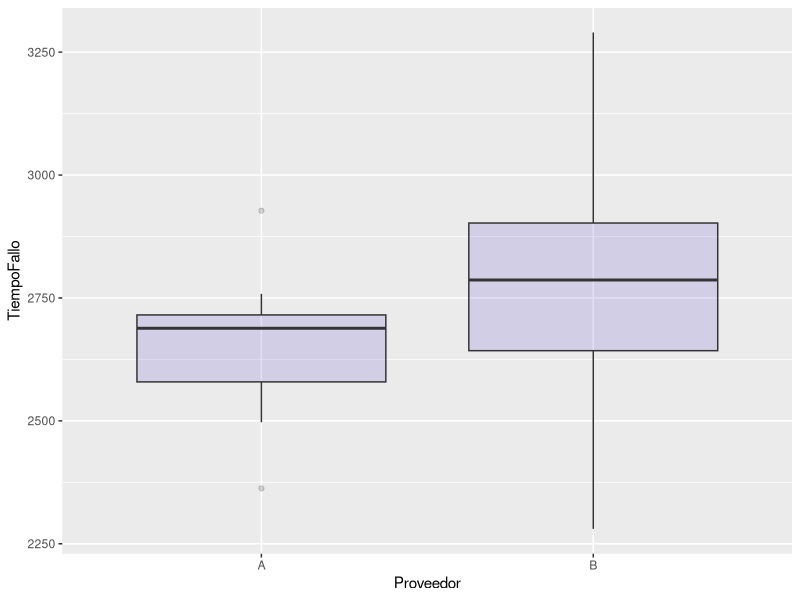
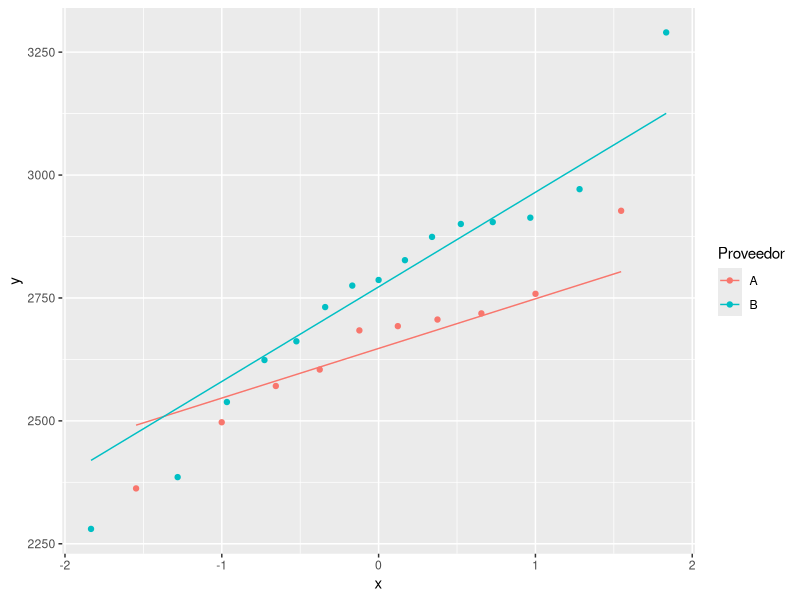

The R source for these figures, in order:
ipak <- function(pkg){
  new.pkg <- pkg[!(pkg %in% installed.packages()[, "Package"])]
  if (length(new.pkg)) 
    install.packages(new.pkg, dependencies = TRUE)
  sapply(pkg, require, character.only = TRUE)
}

packages <- c("readxl", "dplyr", "ggplot2")
ipak(packages)

## tiempo hasta el fallo (en horas) de dos muestras independientes de 
##   muestra A: 10 componentes del proveedor A 
##   muestra B: 15 componentes del proveedor B
## archivo iempoHastaFallo.xlxs  

data <- read.csv("./01_MEI/TP_3/Data/tiempohastaFallo.csv", header = T, sep = ";", dec = ",")

# sample A 
sample_A <- data[data$Proveedor == 'A',1]
n_A <- length(sample_A)
mean_A <- mean(sample_A)
sd_A <- sd(sample_A)

# sample B 
sample_B <- data[data$Proveedor == 'B',1]
n_B <- length(sample_B)
mean_B <- mean(sample_B)
sd_B <- sd(sample_B)

# a) dos gráficos de caja superpuestos y dos gráficos Q-Q plot del tiempo hasta el fallo según proveedor

ggplot(data, aes(x=Proveedor, y=TiempoFallo)) + 
  geom_boxplot(fill="slateblue", alpha=0.2) + 
  xlab("Proveedor")

ggplot(data, aes(sample = TiempoFallo, colour = Proveedor)) +
  stat_qq() +
  stat_qq_line()

# b) En base a estos gráficos puede suponer poblaciones normales?

# normal, en ambos casos

# c) prueba de Bondad de ajuste respecto a la normalidad del tiempo hasta el fallo de los componentes electrónicos de cada proveedor

# como el tamaño de la muestra n<30, no puede aplicarse Teorema Central del Limite y asumir normalidad
# por lo tanto, se debe hacer una prueba de hipotesis de normalidad (p.ej. Shapiro-Wilk)

res_A <- shapiro.test(sample_A)  ## don't reject  --> is normal
res_B <- shapiro.test(sample_B)  ## don't reject  --> is normal

# por tener multiples hipotesis conjuntas (family-wise error rate), podrian ajustarse los p-values con metodos 
#   como el de Holm-Bonferroni

p.adjust(sort(c(res_A$p.value, res_B$p.value)), "holm")

# d) homogeneidad de las variancias poblaciones de ambos proveedores?

var.test(sample_A, sample_B, alternative = "two.sided") ## don't reject  --> same variances

# e) existe diferencia significativa entre los tiempos medios hasta el fallo de los componentes de los dos proveedores?

res <- t.test(sample_A, sample_B, alternative = "two.sided", var.equal = T)

# f) intervalo de confianza para la diferencia verdadera entre los tiempos medios hasta el fallo de ambos proveedores

res$conf.int

# intervalo de confianza contiene el 0 --> puede considerarse que mean_A == mean_B

# g) intervalo de confianza para el valor medio del tiempo hasta el fallo de los componentes de cada proveedor

alpha <- 0.05

norm_score_inf <- qnorm(alpha/2, 0, 1, lower.tail = T) 
norm_score_sup <- qnorm(alpha/2, 0, 1, lower.tail = F) 

# confidence interval A
std_error_A <- sd_A / sqrt(n_A) 

lower_bound_A <- mean_A + norm_score_inf * std_error_A  
upper_bound_A <- mean_A + norm_score_sup * std_error_A

print(c(lower_bound_A, upper_bound_A))

# confidence interval B
std_error_B <- sd_B / sqrt(n_B) 

lower_bound_B <- mean_B + norm_score_inf * std_error_B  
upper_bound_B <- mean_B + norm_score_sup * std_error_B

print(c(lower_bound_B, upper_bound_B))

